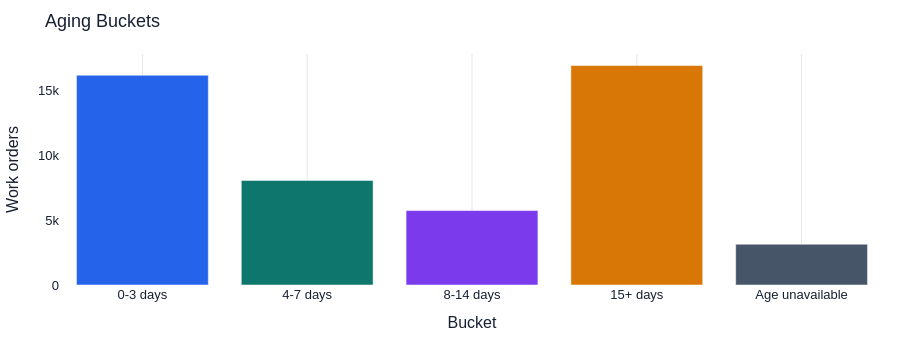
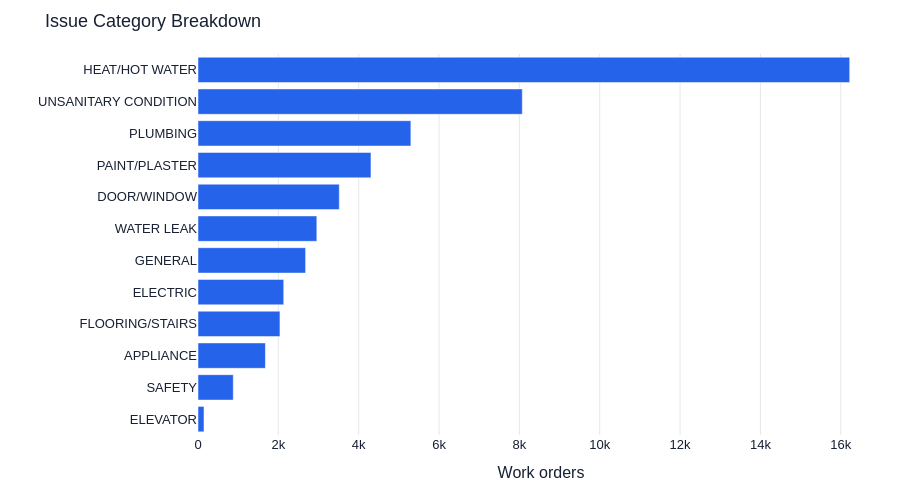
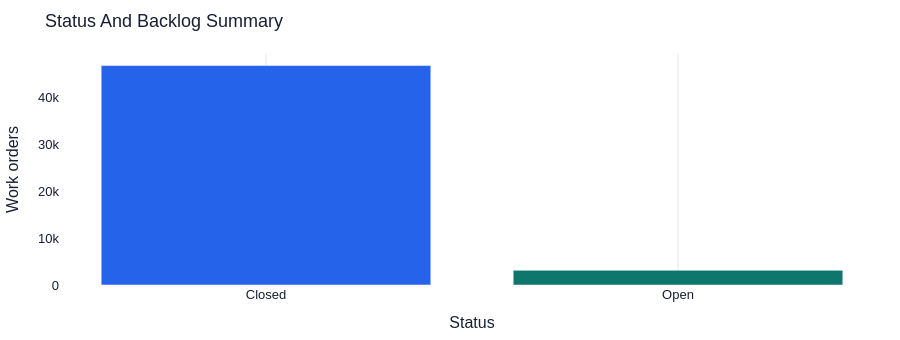

The code cell stored with these charts, in order, in its notebook:
### Code cell
display(plot_aging_buckets(dashboard_df))
display(plot_issue_breakdown(dashboard_df, dashboard_category_col))
display(plot_status_summary(dashboard_df, dashboard_status_col))

### Figure 1 — Plotly figure (JSON) as saved in the notebook; plotly's stock layout.template omitted (floating-point values rounded to 4 significant figures)
{"data": [{"hovertemplate": "%{x}<br>Work orders: %{y}<extra></extra>", "legendgroup": "0-3 days", "marker": {"color": "#2563eb", "pattern": {"shape": ""}}, "name": "0-3 days", "orientation": "v", "showlegend": true, "textposition": "auto", "type": "bar", "x": ["0-3 days"], "xaxis": "x", "y": [16160], "yaxis": "y"}, {"hovertemplate": "%{x}<br>Work orders: %{y}<extra></extra>", "legendgroup": "4-7 days", "marker": {"color": "#0f766e", "pattern": {"shape": ""}}, "name": "4-7 days", "orientation": "v", "showlegend": true, "textposition": "auto", "type": "bar", "x": ["4-7 days"], "xaxis": "x", "y": [8057], "yaxis": "y"}, {"hovertemplate": "%{x}<br>Work orders: %{y}<extra></extra>", "legendgroup": "8-14 days", "marker": {"color": "#7c3aed", "pattern": {"shape": ""}}, "name": "8-14 days", "orientation": "v", "showlegend": true, "textposition": "auto", "type": "bar", "x": ["8-14 days"], "xaxis": "x", "y": [5735], "yaxis": "y"}, {"hovertemplate": "%{x}<br>Work orders: %{y}<extra></extra>", "legendgroup": "15+ days", "marker": {"color": "#d97706", "pattern": {"shape": ""}}, "name": "15+ days", "orientation": "v", "showlegend": true, "textposition": "auto", "type": "bar", "x": ["15+ days"], "xaxis": "x", "y": [16907], "yaxis": "y"}, {"hovertemplate": "%{x}<br>Work orders: %{y}<extra></extra>", "legendgroup": "Age unavailable", "marker": {"color": "#475569", "pattern": {"shape": ""}}, "name": "Age unavailable", "orientation": "v", "showlegend": true, "textposition": "auto", "type": "bar", "x": ["Age unavailable"], "xaxis": "x", "y": [3141], "yaxis": "y"}], "layout": {"barmode": "relative", "font": {"color": "#172033", "family": "Arial, sans-serif", "size": 13}, "height": 340, "hoverlabel": {"bgcolor": "white", "font": {"size": 12}}, "legend": {"title": {"text": ""}, "tracegroupgap": 0}, "margin": {"b": 36, "l": 16, "r": 16, "t": 54}, "showlegend": false, "title": {"text": "Aging Buckets"}, "xaxis": {"anchor": "y", "categoryarray": ["0-3 days", "4-7 days", "8-14 days", "15+ days", "Age unavailable"], "categoryorder": "array", "domain": [0, 1], "gridcolor": "#e5e7eb", "showgrid": true, "title": {"text": "Bucket"}, "zeroline": false}, "yaxis": {"anchor": "x", "domain": [0, 1], "showgrid": false, "title": {"text": "Work orders"}, "zeroline": false}}}

### Figure 2 — Plotly figure (JSON) as saved in the notebook; plotly's stock layout.template omitted (floating-point values rounded to 4 significant figures)
{"data": [{"hovertemplate": "%{y}<br>Work orders: %{x}<extra></extra>", "legendgroup": "", "marker": {"color": "#2563eb", "pattern": {"shape": ""}}, "name": "", "orientation": "h", "showlegend": false, "textposition": "auto", "type": "bar", "x": [149, 878, 1678, 2040, 2134, 2679, 2958, 3517, 4306, 5299, 8073, 16223], "xaxis": "x", "y": ["ELEVATOR", "SAFETY", "APPLIANCE", "FLOORING/STAIRS", "ELECTRIC", "GENERAL", "WATER LEAK", "DOOR/WINDOW", "PAINT/PLASTER", "PLUMBING", "UNSANITARY CONDITION", "HEAT/HOT WATER"], "yaxis": "y"}], "layout": {"barmode": "relative", "font": {"color": "#172033", "family": "Arial, sans-serif", "size": 13}, "height": 490, "hoverlabel": {"bgcolor": "white", "font": {"size": 12}}, "legend": {"title": {"text": ""}, "tracegroupgap": 0}, "margin": {"b": 36, "l": 16, "r": 16, "t": 54}, "title": {"text": "Issue Category Breakdown"}, "xaxis": {"anchor": "y", "domain": [0, 1], "gridcolor": "#e5e7eb", "showgrid": true, "title": {"text": "Work orders"}, "zeroline": false}, "yaxis": {"anchor": "x", "domain": [0, 1], "showgrid": false, "title": {"text": ""}, "zeroline": false}}}

### Figure 3 — Plotly figure (JSON) as saved in the notebook; plotly's stock layout.template omitted (floating-point values rounded to 4 significant figures)
{"data": [{"hovertemplate": "%{x}<br>Work orders: %{y}<extra></extra>", "legendgroup": "Closed", "marker": {"color": "#2563eb", "pattern": {"shape": ""}}, "name": "Closed", "orientation": "v", "showlegend": true, "textposition": "auto", "type": "bar", "x": ["Closed"], "xaxis": "x", "y": [46859], "yaxis": "y"}, {"hovertemplate": "%{x}<br>Work orders: %{y}<extra></extra>", "legendgroup": "Open", "marker": {"color": "#0f766e", "pattern": {"shape": ""}}, "name": "Open", "orientation": "v", "showlegend": true, "textposition": "auto", "type": "bar", "x": ["Open"], "xaxis": "x", "y": [3141], "yaxis": "y"}], "layout": {"barmode": "relative", "font": {"color": "#172033", "family": "Arial, sans-serif", "size": 13}, "height": 340, "hoverlabel": {"bgcolor": "white", "font": {"size": 12}}, "legend": {"title": {"text": ""}, "tracegroupgap": 0}, "margin": {"b": 36, "l": 16, "r": 16, "t": 54}, "showlegend": false, "title": {"text": "Status And Backlog Summary"}, "xaxis": {"anchor": "y", "categoryarray": ["Closed", "Open"], "categoryorder": "array", "domain": [0, 1], "gridcolor": "#e5e7eb", "showgrid": true, "title": {"text": "Status"}, "zeroline": false}, "yaxis": {"anchor": "x", "domain": [0, 1], "showgrid": false, "title": {"text": "Work orders"}, "zeroline": false}}}
